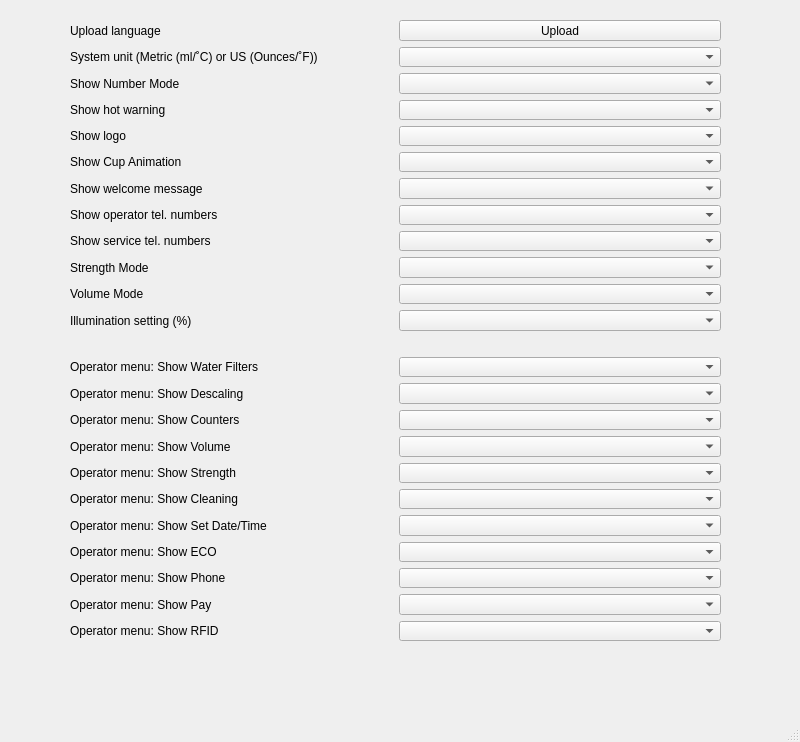
<?xml version="1.0" encoding="UTF-8"?>
<ui version="4.0">
 <class>WBSDDisplayOptWindow</class>
 <widget class="QMainWindow" name="WBSDDisplayOptWindow">
  <property name="geometry">
   <rect>
    <x>0</x>
    <y>0</y>
    <width>800</width>
    <height>742</height>
   </rect>
  </property>
  <property name="windowTitle">
   <string>Display settings</string>
  </property>
  <widget class="QWidget" name="centralwidget">
   <widget class="QWidget" name="gridLayoutWidget">
    <property name="enabled">
     <bool>true</bool>
    </property>
    <property name="geometry">
     <rect>
      <x>20</x>
      <y>10</y>
      <width>751</width>
      <height>641</height>
     </rect>
    </property>
    <layout class="QGridLayout" name="gridLayout">
     <property name="leftMargin">
      <number>50</number>
     </property>
     <property name="topMargin">
      <number>10</number>
     </property>
     <property name="rightMargin">
      <number>50</number>
     </property>
     <property name="bottomMargin">
      <number>10</number>
     </property>
     <item row="6" column="0">
      <widget class="QLabel" name="label_9">
       <property name="text">
        <string>Show Cup Animation</string>
       </property>
      </widget>
     </item>
     <item row="23" column="1">
      <widget class="QComboBox" name="cboOperShowPay">
       <property name="enabled">
        <bool>true</bool>
       </property>
      </widget>
     </item>
     <item row="22" column="1">
      <widget class="QComboBox" name="cboOperShowPhone">
       <property name="enabled">
        <bool>true</bool>
       </property>
      </widget>
     </item>
     <item row="12" column="1">
      <widget class="QComboBox" name="ledDIM">
       <property name="enabled">
        <bool>true</bool>
       </property>
      </widget>
     </item>
     <item row="22" column="0">
      <widget class="QLabel" name="label_17">
       <property name="enabled">
        <bool>true</bool>
       </property>
       <property name="text">
        <string>Operator menu: Show Phone</string>
       </property>
      </widget>
     </item>
     <item row="21" column="1">
      <widget class="QComboBox" name="cboOperShowECO">
       <property name="enabled">
        <bool>true</bool>
       </property>
      </widget>
     </item>
     <item row="3" column="0">
      <widget class="QLabel" name="label_5">
       <property name="enabled">
        <bool>true</bool>
       </property>
       <property name="text">
        <string>Show hot warning</string>
       </property>
      </widget>
     </item>
     <item row="18" column="0">
      <widget class="QLabel" name="label_16">
       <property name="enabled">
        <bool>true</bool>
       </property>
       <property name="text">
        <string>Operator menu: Show Strength</string>
       </property>
      </widget>
     </item>
     <item row="0" column="1">
      <widget class="QPushButton" name="btnUpload">
       <property name="text">
        <string>Upload</string>
       </property>
      </widget>
     </item>
     <item row="15" column="0">
      <widget class="QLabel" name="label_2">
       <property name="text">
        <string>Operator menu: Show Descaling</string>
       </property>
      </widget>
     </item>
     <item row="15" column="1">
      <widget class="QComboBox" name="cbdescal"/>
     </item>
     <item row="17" column="0">
      <widget class="QLabel" name="label_15">
       <property name="enabled">
        <bool>true</bool>
       </property>
       <property name="text">
        <string>Operator menu: Show Volume</string>
       </property>
      </widget>
     </item>
     <item row="7" column="1">
      <widget class="QComboBox" name="cboShowWelcome">
       <property name="enabled">
        <bool>true</bool>
       </property>
      </widget>
     </item>
     <item row="13" column="1">
      <spacer name="horizontalSpacer_2">
       <property name="enabled">
        <bool>false</bool>
       </property>
       <property name="orientation">
        <enum>Qt::Horizontal</enum>
       </property>
       <property name="sizeHint" stdset="0">
        <size>
         <width>40</width>
         <height>20</height>
        </size>
       </property>
      </spacer>
     </item>
     <item row="19" column="0">
      <widget class="QLabel" name="label_22">
       <property name="enabled">
        <bool>true</bool>
       </property>
       <property name="text">
        <string>Operator menu: Show Cleaning</string>
       </property>
      </widget>
     </item>
     <item row="19" column="1">
      <widget class="QComboBox" name="cboOperShowCleaning">
       <property name="enabled">
        <bool>true</bool>
       </property>
      </widget>
     </item>
     <item row="24" column="1">
      <widget class="QComboBox" name="cboOperShowRFID">
       <property name="enabled">
        <bool>true</bool>
       </property>
      </widget>
     </item>
     <item row="13" column="0">
      <spacer name="horizontalSpacer">
       <property name="enabled">
        <bool>false</bool>
       </property>
       <property name="orientation">
        <enum>Qt::Horizontal</enum>
       </property>
       <property name="sizeHint" stdset="0">
        <size>
         <width>40</width>
         <height>20</height>
        </size>
       </property>
      </spacer>
     </item>
     <item row="10" column="0">
      <widget class="QLabel" name="label_10">
       <property name="enabled">
        <bool>true</bool>
       </property>
       <property name="text">
        <string>Strength Mode</string>
       </property>
      </widget>
     </item>
     <item row="21" column="0">
      <widget class="QLabel" name="label_20">
       <property name="enabled">
        <bool>true</bool>
       </property>
       <property name="text">
        <string>Operator menu: Show ECO</string>
       </property>
      </widget>
     </item>
     <item row="18" column="1">
      <widget class="QComboBox" name="cboOperShowStrength">
       <property name="enabled">
        <bool>true</bool>
       </property>
      </widget>
     </item>
     <item row="17" column="1">
      <widget class="QComboBox" name="cboOperShowVol">
       <property name="enabled">
        <bool>true</bool>
       </property>
      </widget>
     </item>
     <item row="7" column="0">
      <widget class="QLabel" name="label_21">
       <property name="enabled">
        <bool>true</bool>
       </property>
       <property name="text">
        <string>Show welcome message</string>
       </property>
      </widget>
     </item>
     <item row="24" column="0">
      <widget class="QLabel" name="label_19">
       <property name="enabled">
        <bool>true</bool>
       </property>
       <property name="text">
        <string>Operator menu: Show RFID</string>
       </property>
      </widget>
     </item>
     <item row="11" column="0">
      <widget class="QLabel" name="label_11">
       <property name="enabled">
        <bool>true</bool>
       </property>
       <property name="text">
        <string>Volume Mode</string>
       </property>
      </widget>
     </item>
     <item row="2" column="0">
      <widget class="QLabel" name="label_3">
       <property name="enabled">
        <bool>true</bool>
       </property>
       <property name="text">
        <string>Show Number Mode</string>
       </property>
      </widget>
     </item>
     <item row="10" column="1">
      <widget class="QComboBox" name="strMode">
       <property name="enabled">
        <bool>true</bool>
       </property>
      </widget>
     </item>
     <item row="12" column="0">
      <widget class="QLabel" name="label_12">
       <property name="enabled">
        <bool>true</bool>
       </property>
       <property name="text">
        <string>Illumination setting (%)</string>
       </property>
      </widget>
     </item>
     <item row="1" column="1">
      <widget class="QComboBox" name="tempUnit">
       <property name="enabled">
        <bool>true</bool>
       </property>
      </widget>
     </item>
     <item row="4" column="1">
      <widget class="QComboBox" name="showLogo">
       <property name="enabled">
        <bool>true</bool>
       </property>
      </widget>
     </item>
     <item row="11" column="1">
      <widget class="QComboBox" name="volMode">
       <property name="enabled">
        <bool>true</bool>
       </property>
      </widget>
     </item>
     <item row="8" column="0">
      <widget class="QLabel" name="label_7">
       <property name="enabled">
        <bool>true</bool>
       </property>
       <property name="text">
        <string>Show operator tel. numbers</string>
       </property>
      </widget>
     </item>
     <item row="9" column="1">
      <widget class="QComboBox" name="showServTel">
       <property name="enabled">
        <bool>true</bool>
       </property>
      </widget>
     </item>
     <item row="20" column="0">
      <widget class="QLabel" name="label_14">
       <property name="enabled">
        <bool>true</bool>
       </property>
       <property name="text">
        <string>Operator menu: Show Set Date/Time</string>
       </property>
      </widget>
     </item>
     <item row="16" column="1">
      <widget class="QComboBox" name="cboOperShowCounters">
       <property name="enabled">
        <bool>true</bool>
       </property>
      </widget>
     </item>
     <item row="0" column="0">
      <widget class="QLabel" name="label">
       <property name="enabled">
        <bool>true</bool>
       </property>
       <property name="text">
        <string>Upload language</string>
       </property>
      </widget>
     </item>
     <item row="3" column="1">
      <widget class="QComboBox" name="showHotW">
       <property name="enabled">
        <bool>true</bool>
       </property>
      </widget>
     </item>
     <item row="1" column="0">
      <widget class="QLabel" name="tempLabel">
       <property name="enabled">
        <bool>true</bool>
       </property>
       <property name="text">
        <string>System unit (Metric (ml/˚C) or US (Ounces/˚F))</string>
       </property>
      </widget>
     </item>
     <item row="8" column="1">
      <widget class="QComboBox" name="showOpTel">
       <property name="enabled">
        <bool>true</bool>
       </property>
      </widget>
     </item>
     <item row="4" column="0">
      <widget class="QLabel" name="label_6">
       <property name="enabled">
        <bool>true</bool>
       </property>
       <property name="text">
        <string>Show logo</string>
       </property>
      </widget>
     </item>
     <item row="2" column="1">
      <widget class="QComboBox" name="showNumMode">
       <property name="enabled">
        <bool>true</bool>
       </property>
      </widget>
     </item>
     <item row="16" column="0">
      <widget class="QLabel" name="label_13">
       <property name="enabled">
        <bool>true</bool>
       </property>
       <property name="text">
        <string>Operator menu: Show Counters</string>
       </property>
      </widget>
     </item>
     <item row="9" column="0">
      <widget class="QLabel" name="label_8">
       <property name="enabled">
        <bool>true</bool>
       </property>
       <property name="text">
        <string>Show service tel. numbers</string>
       </property>
      </widget>
     </item>
     <item row="23" column="0">
      <widget class="QLabel" name="label_18">
       <property name="enabled">
        <bool>true</bool>
       </property>
       <property name="text">
        <string>Operator menu: Show Pay</string>
       </property>
      </widget>
     </item>
     <item row="20" column="1">
      <widget class="QComboBox" name="cboOperShowDate">
       <property name="enabled">
        <bool>true</bool>
       </property>
      </widget>
     </item>
     <item row="14" column="0">
      <widget class="QLabel" name="label_4">
       <property name="text">
        <string>Operator menu: Show Water Filters</string>
       </property>
      </widget>
     </item>
     <item row="14" column="1">
      <widget class="QComboBox" name="cbwf"/>
     </item>
     <item row="6" column="1">
      <widget class="QComboBox" name="cb_Ani"/>
     </item>
    </layout>
   </widget>
  </widget>
  <widget class="QMenuBar" name="menubar">
   <property name="geometry">
    <rect>
     <x>0</x>
     <y>0</y>
     <width>800</width>
     <height>21</height>
    </rect>
   </property>
  </widget>
  <widget class="QStatusBar" name="statusbar"/>
 </widget>
 <tabstops>
  <tabstop>btnUpload</tabstop>
  <tabstop>tempUnit</tabstop>
  <tabstop>showNumMode</tabstop>
  <tabstop>showHotW</tabstop>
  <tabstop>showLogo</tabstop>
  <tabstop>cboShowWelcome</tabstop>
  <tabstop>showOpTel</tabstop>
  <tabstop>showServTel</tabstop>
  <tabstop>strMode</tabstop>
  <tabstop>volMode</tabstop>
  <tabstop>ledDIM</tabstop>
  <tabstop>cboOperShowCounters</tabstop>
  <tabstop>cboOperShowVol</tabstop>
  <tabstop>cboOperShowStrength</tabstop>
  <tabstop>cboOperShowCleaning</tabstop>
  <tabstop>cboOperShowDate</tabstop>
  <tabstop>cboOperShowECO</tabstop>
  <tabstop>cboOperShowPhone</tabstop>
  <tabstop>cboOperShowPay</tabstop>
  <tabstop>cboOperShowRFID</tabstop>
 </tabstops>
 <resources/>
 <connections/>
</ui>
